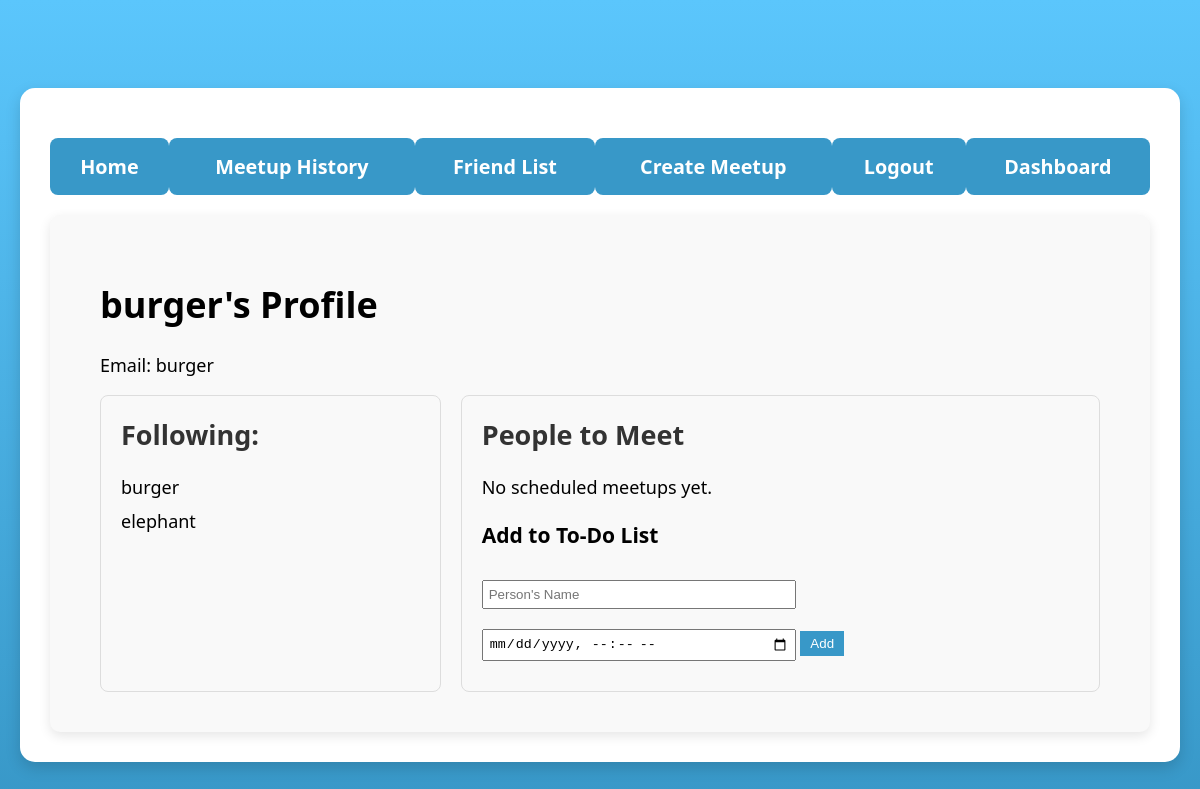
Page /profile/burger (signed in) on the earlier database version.
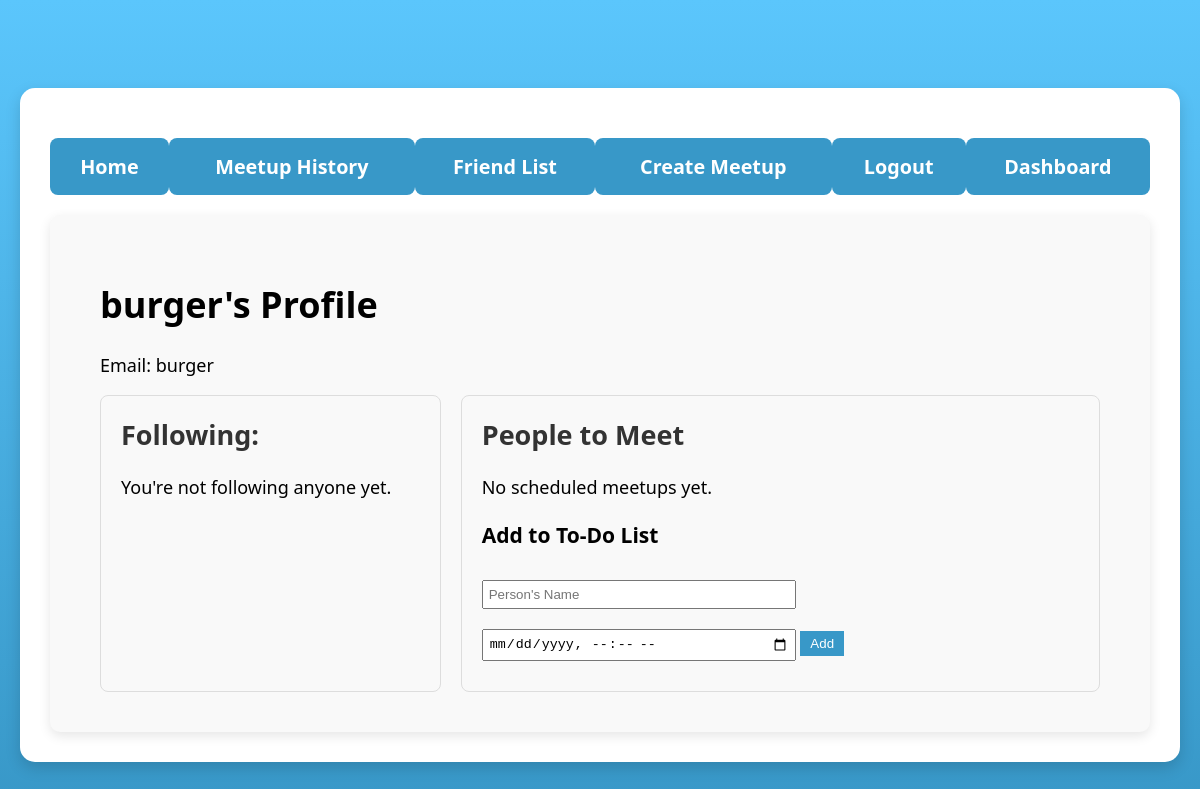
Same page on the later database version.
### meetups/models.py (models this page shows, shortened)
class Profile(models.Model):
    user = models.OneToOneField(User, on_delete=models.CASCADE)
    follows = models.ManyToManyField(
        "self",
        related_name="followed_by",
        symmetrical=False,
        blank=True
    )
    qr_code_id = models.UUIDField(default=uuid.uuid4, unique=True, editable=False)

class User(AbstractUser):
    email = models.EmailField('Email', unique=True)
    USERNAME_FIELD = 'email'
    REQUIRED_FIELDS = []
    objects = UserManager()

### meetups/views.py (the view)
# urls.py: path('profile/<str:username>', views.user_profile_page, name="profile"),
@login_required
def user_profile_page(request, username=None):
    if username:  # Fetch the profile by username if provided
        profile = get_object_or_404(Profile, user__username=username)
    else:  # Default to the logged-in user's profile if no username is given
        profile = request.user.profile
    meetups = MeetupToDo.objects.filter(user=request.user)
    following_list = profile.follows.all()
    if 'person_to_meet' in request.POST and 'meet_time' in request.POST:
            person_to_meet = request.POST['person_to_meet']
            meet_time = request.POST['meet_time']
            MeetupToDo.objects.create(user=request.user, person_to_meet=person_to_meet, meet_time=meet_time)
            return redirect('profile', username=profile.user.username)  # Redirect after adding to-do item
    return render(request, 'profile.html', {
        'profile': profile,
        'meetups': meetups,
        'following_list': following_list
    })

### meetups/templates/profile.html (shortened to what this page needs)
{% extends 'base.html' %}
{% block content %}
    <div class="profile-container">
        <h1>{{ profile.user.username }}'s Profile</h1>
        <p>Email: {{ profile.user.email }}</p>
        <div class="profile-content">
            <div class="left-section">
                <h2>Following:</h2>
                <ul class="following-list">
                    {% for follow in following_list %}
                        <li>{{ follow.user.username }}</li>
                    {% empty %}
                        <li>You're not following anyone yet.</li>
                    {% endfor %}
                </ul>
            </div>
            <div class="right-section">
                <h2>People to Meet</h2>
                <ul id="todo-list">
                    {% for meetup in meetups %}
                        <li id="meetup-{{ meetup.id }}">
                            {{ meetup.person_to_meet }} at {{ meetup.meet_time }}
                            <button class="delete-meetup" data-id="{{ meetup.id }}">Delete</button>
                        </li>
                    {% empty %}
                        <li>No scheduled meetups yet.</li>
                    {% endfor %}
                </ul>
                <h3>Add to To-Do List</h3>
                <form method="POST" class="todo-form">
                    <input type="text" name="person_to_meet" placeholder="Person's Name" required>
                    <input type="datetime-local" name="meet_time" required>
                    <button type="submit">Add</button>
                </form>
            </div>
        </div>
    </div>
{% endblock %}

Differences in the rows shown:
no longer on one of the page's lists (row edited): Profile: user.username "burger"
removed Profile: user.username "elephant"
Other differences:
text now shown: "You're not following anyone yet."
